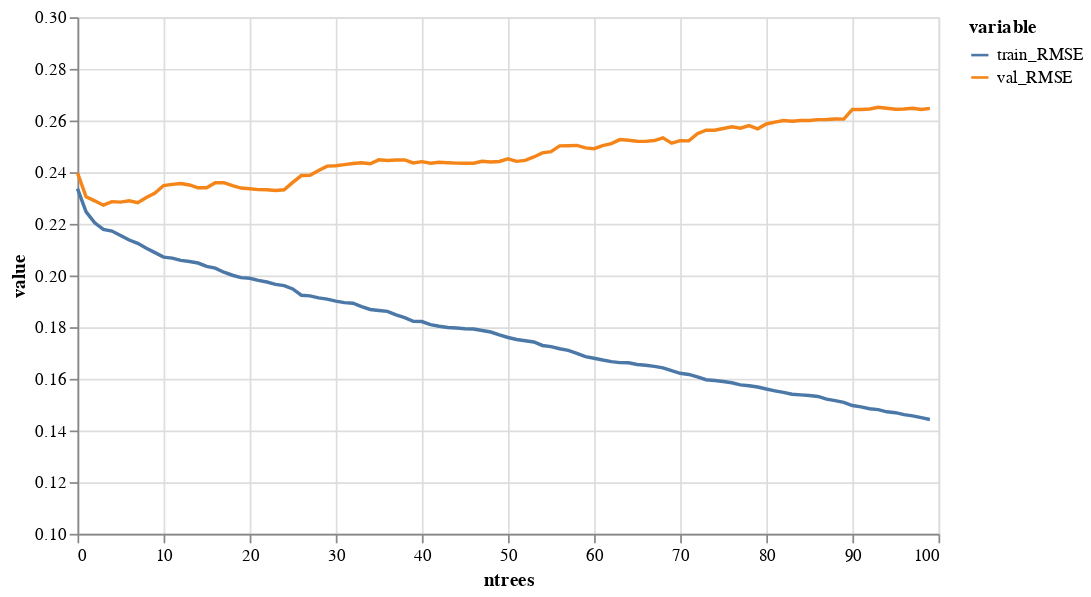

Here is the notebook cell this chart was saved with:
### Code cell
source = pd.DataFrame({"train_RMSE":train_RMSEs,"val_RMSE":val_RMSEs, "ntrees":np.arange(len(val_RMSEs))}).melt(id_vars=['ntrees'])

alt.Chart(source).mark_line().encode(
    y = alt.Y("value:Q", scale=alt.Scale(domain=[0.1, 0.3])),
    x = 'ntrees',
    color='variable'
).properties(width=500)

### Figure 1 — Vega-Lite specification as saved in the notebook (floating-point values rounded to 4 significant figures; data arrays with more than 128 entries replaced by an {"elided": "..."} marker saying what was removed)
{"config": {"view": {"continuousWidth": 400, "continuousHeight": 300}}, "data": {"name": "data-7574a98adda30bf1a11edad6ad54deae"}, "mark": "line", "encoding": {"color": {"type": "nominal", "field": "variable"}, "x": {"type": "quantitative", "field": "ntrees"}, "y": {"type": "quantitative", "field": "value", "scale": {"domain": [0.1, 0.3]}}}, "width": 500, "$schema": "https://vega.github.io/schema/vega-lite/v4.8.1.json", "datasets": {"data-7574a98adda30bf1a11edad6ad54deae": {"elided": "200 records"}}}
